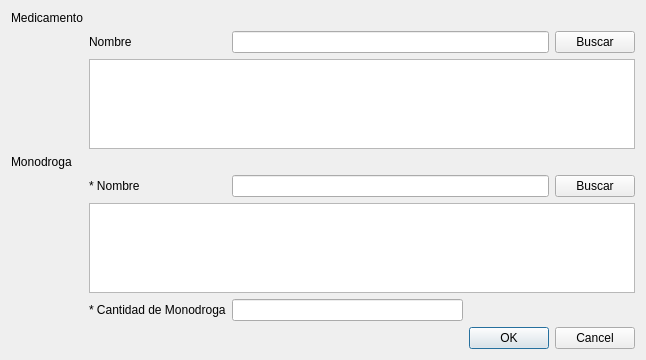
<?xml version="1.0" encoding="UTF-8"?>
<ui version="4.0">
 <class>vtnModificarMedicamento</class>
 <widget class="QWidget" name="vtnModificarMedicamento">
  <property name="geometry">
   <rect>
    <x>0</x>
    <y>0</y>
    <width>646</width>
    <height>360</height>
   </rect>
  </property>
  <property name="windowTitle">
   <string>Modificar Medicamento</string>
  </property>
  <layout class="QVBoxLayout" name="verticalLayout">
   <item>
    <layout class="QGridLayout" name="gridLayout">
     <item row="1" column="1">
      <widget class="QLabel" name="label">
       <property name="text">
        <string>Nombre</string>
       </property>
      </widget>
     </item>
     <item row="0" column="0">
      <widget class="QLabel" name="label_4">
       <property name="text">
        <string>Medicamento</string>
       </property>
      </widget>
     </item>
     <item row="4" column="4">
      <widget class="QPushButton" name="btnBuscarMon">
       <property name="text">
        <string>Buscar</string>
       </property>
      </widget>
     </item>
     <item row="1" column="2" colspan="2">
      <widget class="QLineEdit" name="lineNombMed">
       <property name="statusTip">
        <string>Ingrese el nombre del Medicamento (solo letras y números)</string>
       </property>
       <property name="accessibleDescription">
        <string>textoNumeros</string>
       </property>
      </widget>
     </item>
     <item row="1" column="4">
      <widget class="QPushButton" name="btnBuscarMed">
       <property name="focusPolicy">
        <enum>Qt::TabFocus</enum>
       </property>
       <property name="text">
        <string>Buscar</string>
       </property>
      </widget>
     </item>
     <item row="6" column="2">
      <widget class="QLineEdit" name="lineCantidad">
       <property name="statusTip">
        <string>Ingrese cantidad de la Monodroga (solo números)</string>
       </property>
       <property name="accessibleDescription">
        <string>numeros</string>
       </property>
      </widget>
     </item>
     <item row="6" column="1">
      <widget class="QLabel" name="label_2">
       <property name="text">
        <string>* Cantidad de Monodroga</string>
       </property>
      </widget>
     </item>
     <item row="4" column="2" colspan="2">
      <widget class="QLineEdit" name="lineNombMon">
       <property name="statusTip">
        <string>Ingrese nombre de la Monodroga (solo letras)</string>
       </property>
       <property name="accessibleDescription">
        <string>texto</string>
       </property>
      </widget>
     </item>
     <item row="7" column="3" colspan="2">
      <widget class="QDialogButtonBox" name="buttonBox">
       <property name="standardButtons">
        <set>QDialogButtonBox::Cancel|QDialogButtonBox::Ok</set>
       </property>
      </widget>
     </item>
     <item row="2" column="1" colspan="4">
      <widget class="QTableWidget" name="tablaMedicamento">
       <property name="editTriggers">
        <set>QAbstractItemView::NoEditTriggers</set>
       </property>
       <attribute name="horizontalHeaderDefaultSectionSize">
        <number>160</number>
       </attribute>
       <attribute name="horizontalHeaderStretchLastSection">
        <bool>true</bool>
       </attribute>
      </widget>
     </item>
     <item row="3" column="0">
      <widget class="QLabel" name="label_3">
       <property name="text">
        <string>Monodroga</string>
       </property>
      </widget>
     </item>
     <item row="4" column="1">
      <widget class="QLabel" name="label_5">
       <property name="text">
        <string>* Nombre</string>
       </property>
      </widget>
     </item>
     <item row="5" column="1" colspan="4">
      <widget class="QTableWidget" name="tablaMonodroga">
       <property name="editTriggers">
        <set>QAbstractItemView::NoEditTriggers</set>
       </property>
       <attribute name="horizontalHeaderDefaultSectionSize">
        <number>160</number>
       </attribute>
       <attribute name="horizontalHeaderStretchLastSection">
        <bool>true</bool>
       </attribute>
      </widget>
     </item>
    </layout>
   </item>
  </layout>
 </widget>
 <tabstops>
  <tabstop>lineNombMed</tabstop>
  <tabstop>btnBuscarMed</tabstop>
  <tabstop>tablaMedicamento</tabstop>
  <tabstop>lineNombMon</tabstop>
  <tabstop>btnBuscarMon</tabstop>
  <tabstop>tablaMonodroga</tabstop>
  <tabstop>lineCantidad</tabstop>
  <tabstop>buttonBox</tabstop>
 </tabstops>
 <resources/>
 <connections/>
</ui>
